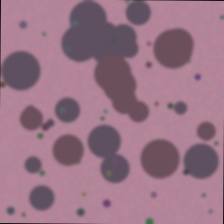
#> input picture backend/train_model/data/images/syn_00002_aug06.jpg, 224 x 224 px
$ python -i preprocessing.py   (imports and definitions only)
#> lines starting #> are read from the running program, lines starting #| are printed output that depends on the picture
#> further down, picture is the input picture: shape (224, 224, 3); mean B, G, R 134.5, 115.9, 153.7
"""Image preprocessing pipeline for consistent lighting and quality normalization.

This module provides functions to normalize images before analysis to reduce
inconsistencies caused by lighting variations, compression artifacts, and color
temperature differences.
"""

from __future__ import annotations

import io
import logging

import cv2
import numpy as np
from PIL import Image

logger = logging.getLogger(__name__)


# [23 lines left out: function apply_white_balance, not called in this run]


def apply_clahe(
    img: np.ndarray, clip_limit: float = 2.0, tile_size: tuple[int, int] = (8, 8)
) -> np.ndarray:
    """Apply CLAHE (Contrast Limited Adaptive Histogram Equalization).

    CLAHE improves local contrast while avoiding over-amplification of noise.
    This is particularly effective for skin texture analysis.

    Args:
        img: Input image in BGR format
        clip_limit: Threshold for contrast limiting (default: 2.0)
        tile_size: Size of grid for histogram equalization (default: 8x8)

    Returns:
        Contrast-enhanced image in BGR format
    """
#> called with clip_limit = 2, tile_size = (8, 8)
    lab = cv2.cvtColor(img, cv2.COLOR_BGR2LAB)
#> lab: shape (224, 224, 3); mean of channels 0, 1, 2 134.8, 145.8, 123.6
    l, a, b = cv2.split(lab)
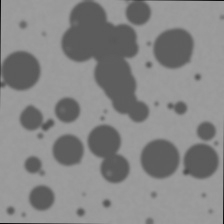
#> l: shape (224, 224); min 11, max 158, mean 134.8
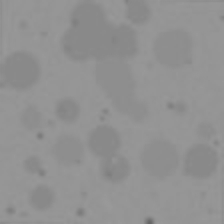
#> a: shape (224, 224); min 101, max 153, mean 145.8

    clahe = cv2.createCLAHE(clipLimit=clip_limit, tileGridSize=tile_size)
    l = clahe.apply(l)
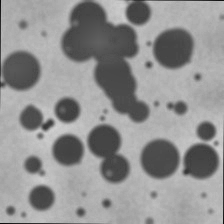
#> l: shape (224, 224); min 9, max 209, mean 145.5

    enhanced = cv2.merge([l, a, b])
#> enhanced: shape (224, 224, 3); mean of channels 0, 1, 2 145.5, 145.8, 123.6
    result = cv2.cvtColor(enhanced, cv2.COLOR_LAB2BGR)
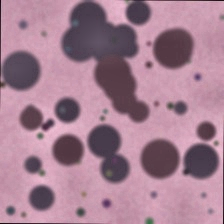
#> result: shape (224, 224, 3); mean B, G, R 146.3, 127.7, 166.1
    return result


# [153 lines left out: functions denoise_image, resize_standard, preprocess_for_analysis, preprocess_for_analysis_pil, check_preprocessing_available, not called in this run]

>>> import cv2
>>> picture = cv2.imread('../train_model/data/images/syn_00002_aug06.jpg')
>>> result = apply_clahe(picture)

$ run again, on backend/train_model/data/images/syn_00004_aug05.jpg
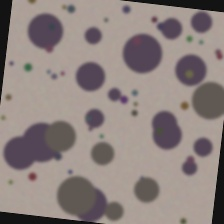
#> input picture backend/train_model/data/images/syn_00004_aug05.jpg, 224 x 224 px
#> picture is the input picture: shape (224, 224, 3); mean B, G, R 126.9, 130.1, 141.6
#> lab: shape (224, 224, 3); mean of channels 0, 1, 2 139.7, 131.8, 131.2
#> in apply_clahe, `l, a, b = cv2.split(lab)`:
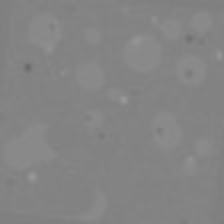
#> a: shape (224, 224); min 106, max 152, mean 131.8
#> enhanced: shape (224, 224, 3); mean of channels 0, 1, 2 152.6, 131.8, 131.2
#> in apply_clahe, `result = cv2.cvtColor(enhanced, cv2.COLOR_LAB2BGR)`:
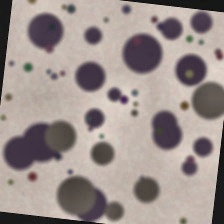
#> result: shape (224, 224, 3); mean B, G, R 140.7, 144.2, 155.8

$ run again, on backend/train_model/data/images/syn_00004_aug08.jpg
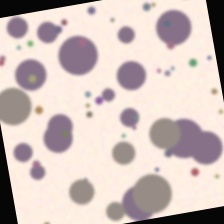
#> input picture backend/train_model/data/images/syn_00004_aug08.jpg, 224 x 224 px
#> picture is the input picture: shape (224, 224, 3); mean B, G, R 186.9, 190.9, 205.8
#> lab: shape (224, 224, 3); mean of channels 0, 1, 2 197.6, 132.7, 131.7
#> in apply_clahe, `l, a, b = cv2.split(lab)`:
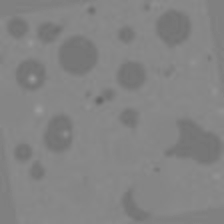
#> b: shape (224, 224); min 100, max 156, mean 131.7
#> enhanced: shape (224, 224, 3); mean of channels 0, 1, 2 188.2, 132.7, 131.7
#> in apply_clahe, `result = cv2.cvtColor(enhanced, cv2.COLOR_LAB2BGR)`:
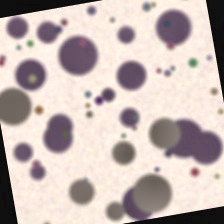
#> result: shape (224, 224, 3); mean B, G, R 177.7, 181.8, 196.1

$ run again, on backend/train_model/data/images/syn_00007_aug07.jpg
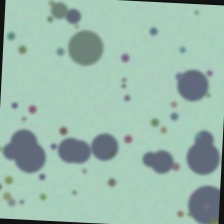
#> input picture backend/train_model/data/images/syn_00007_aug07.jpg, 224 x 224 px
#> picture is the input picture: shape (224, 224, 3); mean B, G, R 173, 185.8, 154.3
#> lab: shape (224, 224, 3); mean of channels 0, 1, 2 185, 114.9, 130.8
#> in apply_clahe, `l = clahe.apply(l)`:
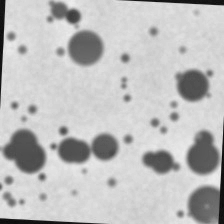
#> l: shape (224, 224); min 8, max 237, mean 189.4
#> enhanced: shape (224, 224, 3); mean of channels 0, 1, 2 189.4, 114.9, 130.8
#> in apply_clahe, `result = cv2.cvtColor(enhanced, cv2.COLOR_LAB2BGR)`:
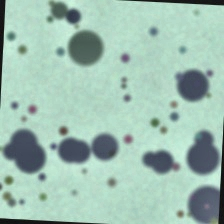
#> result: shape (224, 224, 3); mean B, G, R 178.2, 191.3, 159.2
